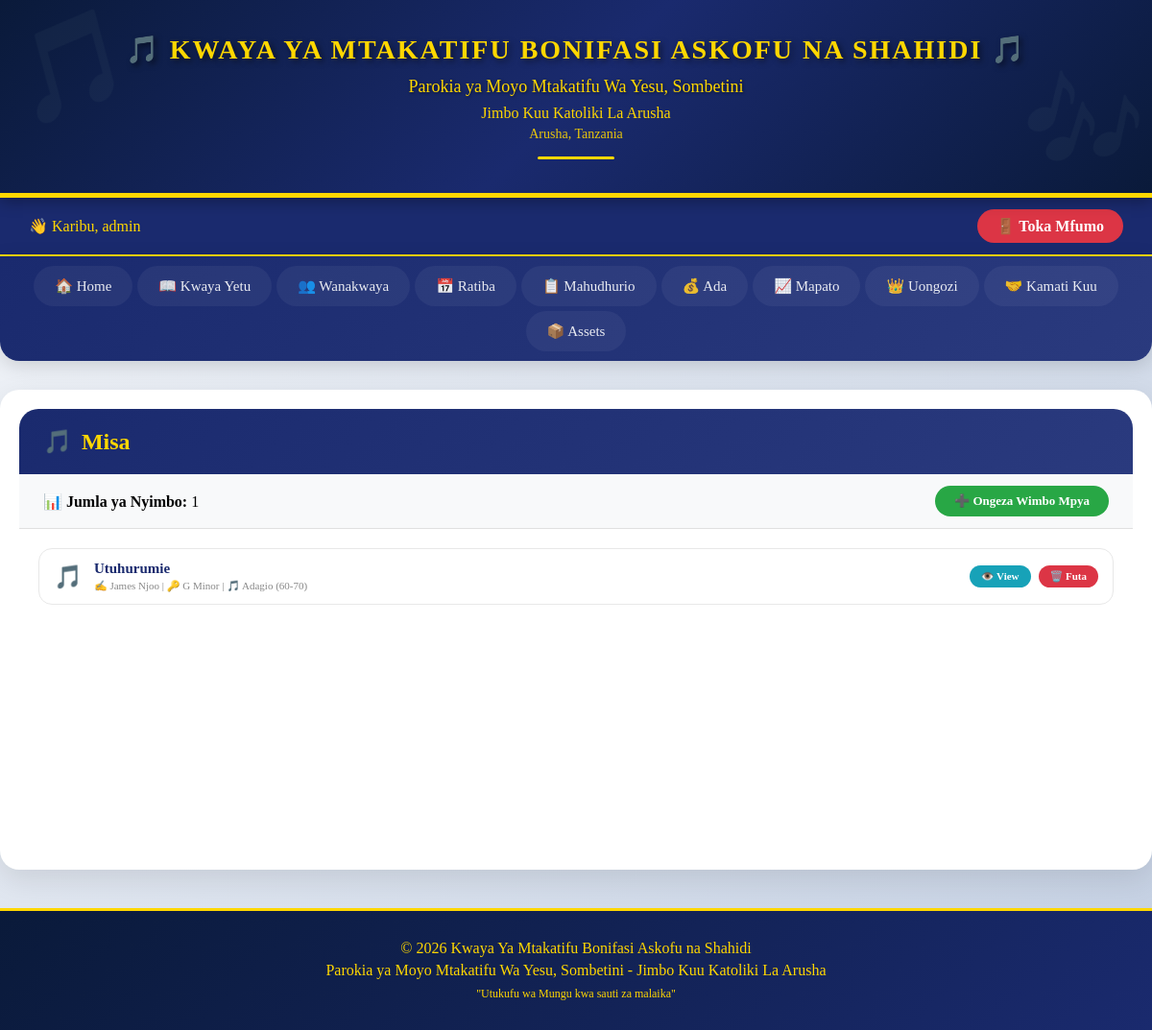
Page /ratiba/makundi/Misa (signed in) on the committed database.
### tables this page shows
CREATE TABLE nyimbo (
            id INTEGER PRIMARY KEY AUTOINCREMENT,
            jina TEXT NOT NULL,
            mtunzi TEXT,
            maneno TEXT,
            key TEXT,
            time_signature TEXT,
            tempo TEXT,
            kundi TEXT NOT NULL,
            nota_pdf TEXT,
            midi_file TEXT,
            tarehe_ongezwa DATE DEFAULT CURRENT_DATE
        );

### app.py (the view)
@app.route('/ratiba/makundi/<kundi>')
def ratiba_makundi_nyimbo(kundi):
    if 'user_id' not in session:
        return redirect(url_for('login'))
    with get_db() as conn:
        nyimbo = conn.execute("SELECT * FROM nyimbo WHERE kundi = ? ORDER BY id DESC", (kundi,)).fetchall()
    return render_template('makundi_nyimbo.html', kundi=kundi, nyimbo=nyimbo)

### app.py (called while the page is built)
def get_db():
    conn = sqlite3.connect(DATABASE)
    conn.row_factory = sqlite3.Row
    return conn

### templates/makundi_nyimbo.html (shortened to what this page needs)
{% extends "base.html" %}
{% block content %}
<div class="category-header">
    <h1>
        <span>🎵</span> {{ kundi }}
    </h1>
</div>
<div class="category-stats">
    <div>
        📊 <strong>Jumla ya Nyimbo:</strong> {{ nyimbo|length }}
    </div>
    <div>
        <a href="{{ url_for('ratiba_ongezwa_wimbo') }}" class="add-btn">➕ Ongeza Wimbo Mpya</a>
    </div>
</div>
<div class="songs-grid">
    {% if nyimbo %}
        {% for w in nyimbo %}
        <div class="song-card">
            <div class="song-info">
                <div class="song-icon">🎵</div>
                <div class="song-details">
                    <div class="song-title">{{ w.jina }}</div>
                    <div class="song-meta">
                        {% if w.mtunzi %}✍️ {{ w.mtunzi }} | {% endif %}
                        {% if w.key %}🔑 {{ w.key }} | {% endif %}
                        {% if w.tempo %}🎵 {{ w.tempo }}{% endif %}
                    </div>
                </div>
            </div>
            <div class="song-actions">
                <a href="{{ url_for('ratiba_view_wimbo', id=w.id) }}" class="view-btn">👁️ View</a>
                <a href="{{ url_for('ratiba_futa_wimbo', id=w.id) }}" class="delete-btn" onclick="return confirm('Una uhakika unataka kufuta wimbo huu?')">🗑️ Futa</a>
            </div>
        </div>
        {% endfor %}
    {% else %}
        <div class="empty-state">
            <i>📭</i>
            <p>Hakuna nyimbo zilizorekodiwa bado</p>
            <a href="{{ url_for('ratiba_ongezwa_wimbo') }}" style="color: #28a745;">➕ Ongeza Wimbo Mpya</a>
        </div>
    {% endif %}
</div>
{% endblock %}

### templates/base.html (style rules this page uses)
* { margin: 0; padding: 0; box-sizing: border-box; }
body { font-family: 'Times New Roman', Times, serif; background: linear-gradient(135deg, #f5f7fa 0%, #c3cfe2 100%); min-height: 100vh; }

### templates/makundi_nyimbo.html (style rules this page uses)
.category-header { background: linear-gradient(135deg, #1a2a6e 0%, #2a3a7e 100%); padding: 20px 25px; border-radius: 20px 20px 0 0; color: white; }
.category-header h1 { color: #FFD700; margin: 0; font-size: 24px; display: flex; align-items: center; gap: 10px; }
.category-stats { background: #f8f9fa; padding: 12px 25px; display: flex; justify-content: space-between; align-items: center; flex-wrap: wrap; gap: 15px; border-bottom: 1px solid #e0e0e0; }
.add-btn { background: #28a745; color: white; border: none; padding: 8px 20px; border-radius: 30px; text-decoration: none; font-weight: bold; font-size: 13px; display: inline-flex; align-items: center; gap: 6px; transition: all 0.2s; }
.songs-grid { padding: 20px; display: flex; flex-direction: column; gap: 10px; }
.song-card { background: white; border: 1px solid #e8e8e8; border-radius: 14px; padding: 12px 15px; display: flex; justify-content: space-between; align-items: center; flex-wrap: wrap; gap: 10px; transition: all 0.2s; }
.song-info { display: flex; align-items: center; gap: 12px; flex-wrap: wrap; }
.song-icon { font-size: 24px; }
.song-details { display: flex; flex-direction: column; }
.song-title { font-weight: 700; color: #1a2a6e; font-size: 15px; }
.song-meta { font-size: 11px; color: #888; margin-top: 3px; }
.song-actions { display: flex; gap: 8px; }
.view-btn { background: #17a2b8; color: white; padding: 5px 12px; border-radius: 20px; text-decoration: none; font-size: 11px; font-weight: bold; }
.delete-btn { background: #dc3545; color: white; padding: 5px 12px; border-radius: 20px; text-decoration: none; font-size: 11px; font-weight: bold; }

### rows in the picture
nyimbo: kundi "Misa", jina "Utuhurumie", mtunzi "James Njoo", key "G Minor", tempo "Adagio (60-70)"

### other values in the picture
{{ session.username }} "admin"
{{ nyimbo|length }} "1"
